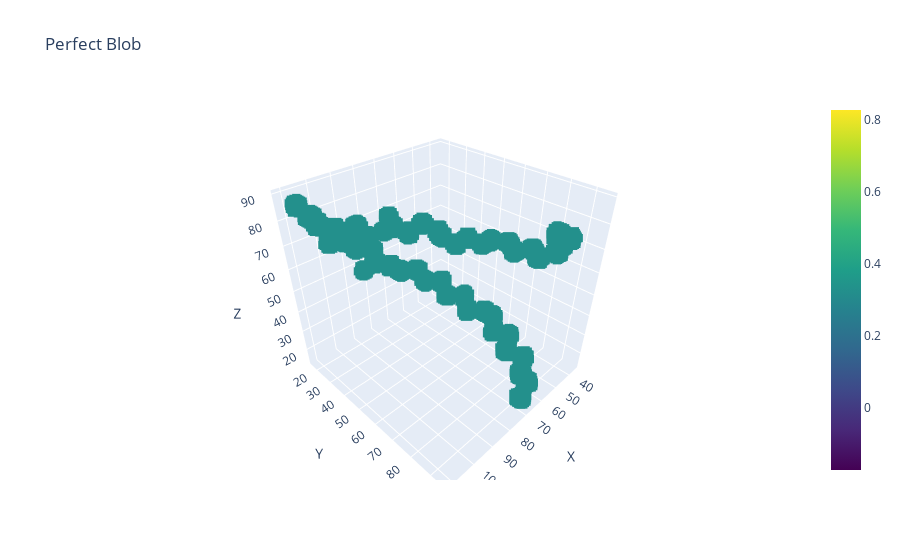

Notebook source saved alongside this figure:
### Code cell
plot_voxel(perfect_blob, title="Perfect Blob")

### Figure 1 — Plotly figure (JSON) as saved in the notebook; plotly's stock layout.template omitted (floating-point values rounded to 4 significant figures; data arrays with more than 128 entries replaced by an {"elided": "..."} marker saying what was removed)
{"data": [{"marker": {"color": {"elided": "5778 float values"}, "colorscale": [[0, "#440154"], [0.1111, "#482878"], [0.2222, "#3e4989"], [0.3333, "#31688e"], [0.4444, "#26828e"], [0.5556, "#1f9e89"], [0.6667, "#35b779"], [0.7778, "#6ece58"], [0.8889, "#b5de2b"], [1, "#fde725"]], "showscale": true, "size": 3, "symbol": "square"}, "mode": "markers", "type": "scatter3d", "x": {"elided": "5778 int values"}, "y": {"elided": "5778 int values"}, "z": {"elided": "5778 int values"}}], "layout": {"scene": {"xaxis": {"title": {"text": "X"}}, "yaxis": {"title": {"text": "Y"}}, "zaxis": {"title": {"text": "Z"}}}, "title": {"text": "Perfect Blob"}}}
